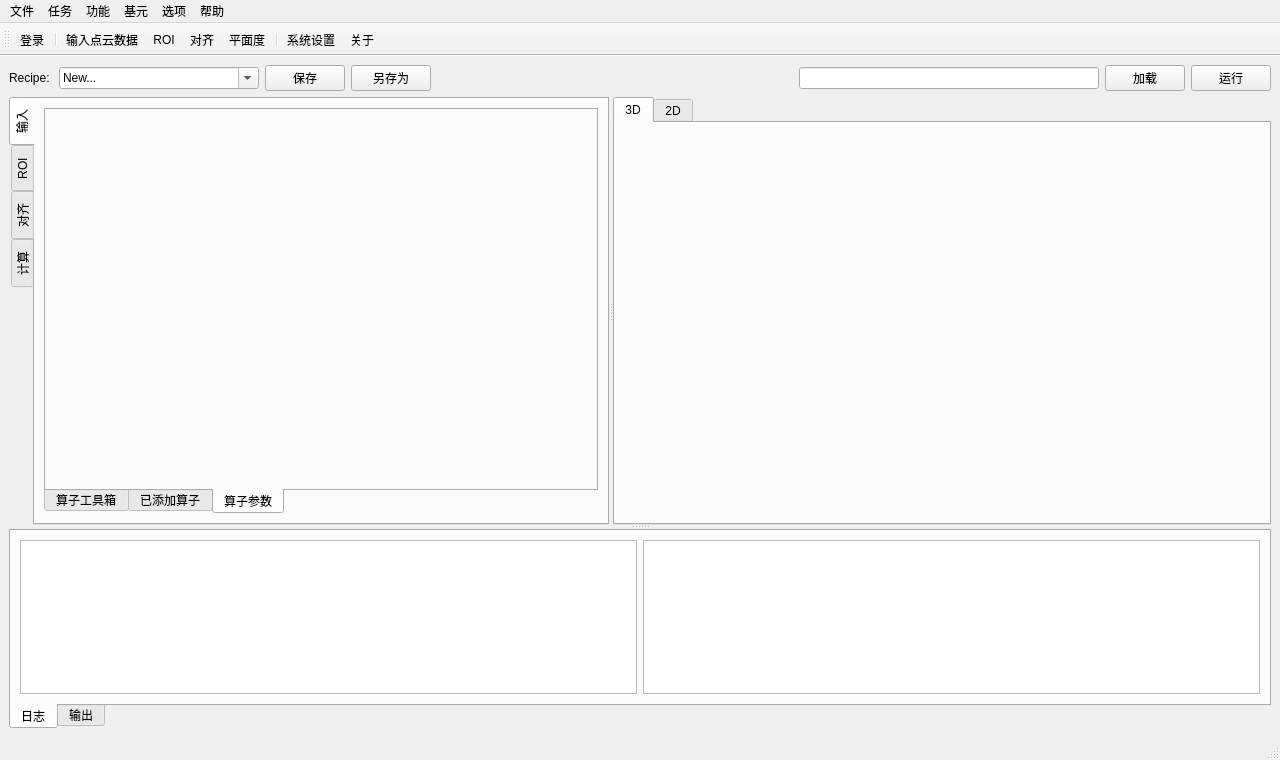
<?xml version="1.0" encoding="UTF-8"?>
<ui version="4.0">
 <class>MainWindow</class>
 <widget class="QMainWindow" name="MainWindow">
  <property name="geometry">
   <rect>
    <x>0</x>
    <y>0</y>
    <width>1280</width>
    <height>760</height>
   </rect>
  </property>
  <property name="sizePolicy">
   <sizepolicy hsizetype="Preferred" vsizetype="Preferred">
    <horstretch>0</horstretch>
    <verstretch>0</verstretch>
   </sizepolicy>
  </property>
  <property name="windowTitle">
   <string>MainWindow</string>
  </property>
  <property name="toolButtonStyle">
   <enum>Qt::ToolButtonTextUnderIcon</enum>
  </property>
  <widget class="QWidget" name="centralwidget">
   <layout class="QVBoxLayout" name="verticalLayout_5">
    <item>
     <layout class="QHBoxLayout" name="horizontalLayout_4">
      <item>
       <widget class="QLabel" name="label_2">
        <property name="sizePolicy">
         <sizepolicy hsizetype="Preferred" vsizetype="Fixed">
          <horstretch>0</horstretch>
          <verstretch>0</verstretch>
         </sizepolicy>
        </property>
        <property name="text">
         <string>Recipe: </string>
        </property>
       </widget>
      </item>
      <item>
       <widget class="QComboBox" name="comboBoxRecipeList">
        <property name="enabled">
         <bool>true</bool>
        </property>
        <property name="minimumSize">
         <size>
          <width>200</width>
          <height>0</height>
         </size>
        </property>
        <property name="editable">
         <bool>true</bool>
        </property>
        <item>
         <property name="text">
          <string>New...</string>
         </property>
        </item>
       </widget>
      </item>
      <item>
       <widget class="QPushButton" name="pushButtonSaveRecipe">
        <property name="text">
         <string>保存</string>
        </property>
       </widget>
      </item>
      <item>
       <widget class="QPushButton" name="pushButtonSaveAsRecipe">
        <property name="enabled">
         <bool>true</bool>
        </property>
        <property name="text">
         <string>另存为</string>
        </property>
       </widget>
      </item>
      <item>
       <spacer name="horizontalSpacer_2">
        <property name="orientation">
         <enum>Qt::Horizontal</enum>
        </property>
        <property name="sizeHint" stdset="0">
         <size>
          <width>40</width>
          <height>20</height>
         </size>
        </property>
       </spacer>
      </item>
      <item>
       <widget class="QLineEdit" name="lineEditImagePath">
        <property name="minimumSize">
         <size>
          <width>0</width>
          <height>0</height>
         </size>
        </property>
        <property name="maximumSize">
         <size>
          <width>300</width>
          <height>16777215</height>
         </size>
        </property>
        <property name="readOnly">
         <bool>true</bool>
        </property>
       </widget>
      </item>
      <item>
       <widget class="QPushButton" name="pushButtonLoadImage">
        <property name="text">
         <string>加载</string>
        </property>
       </widget>
      </item>
      <item>
       <widget class="QPushButton" name="pushButtonRunTask">
        <property name="text">
         <string>运行</string>
        </property>
       </widget>
      </item>
     </layout>
    </item>
    <item>
     <widget class="QSplitter" name="splitter_2">
      <property name="orientation">
       <enum>Qt::Vertical</enum>
      </property>
      <widget class="QSplitter" name="splitter">
       <property name="orientation">
        <enum>Qt::Horizontal</enum>
       </property>
       <widget class="QTabWidget" name="tabWidgetAlgCategories">
        <property name="maximumSize">
         <size>
          <width>600</width>
          <height>16777215</height>
         </size>
        </property>
        <property name="tabPosition">
         <enum>QTabWidget::West</enum>
        </property>
        <property name="currentIndex">
         <number>0</number>
        </property>
        <widget class="QWidget" name="tabInput">
         <attribute name="title">
          <string>输入</string>
         </attribute>
         <layout class="QVBoxLayout" name="verticalLayout_6">
          <item>
           <widget class="QTabWidget" name="tabWidgetAlgShow">
            <property name="tabPosition">
             <enum>QTabWidget::South</enum>
            </property>
            <property name="currentIndex">
             <number>2</number>
            </property>
            <widget class="QWidget" name="tabAlgToolBox">
             <attribute name="title">
              <string>算子工具箱</string>
             </attribute>
            </widget>
            <widget class="QWidget" name="tabAlgAdded">
             <attribute name="title">
              <string>已添加算子</string>
             </attribute>
            </widget>
            <widget class="QWidget" name="tabAlgParams">
             <attribute name="title">
              <string>算子参数</string>
             </attribute>
            </widget>
           </widget>
          </item>
         </layout>
        </widget>
        <widget class="QWidget" name="tabROI">
         <attribute name="title">
          <string>ROI</string>
         </attribute>
        </widget>
        <widget class="QWidget" name="tabAlign">
         <attribute name="title">
          <string>对齐</string>
         </attribute>
        </widget>
        <widget class="QWidget" name="tabCalc">
         <attribute name="title">
          <string>计算</string>
         </attribute>
         <layout class="QVBoxLayout" name="verticalLayout_3"/>
        </widget>
       </widget>
       <widget class="QTabWidget" name="tabWidget_2">
        <property name="currentIndex">
         <number>0</number>
        </property>
        <widget class="QWidget" name="tabtabShow3D">
         <attribute name="title">
          <string>3D</string>
         </attribute>
         <layout class="QVBoxLayout" name="verticalLayout_4">
          <item>
           <widget class="QWidget" name="pointCloudWidget" native="true"/>
          </item>
         </layout>
        </widget>
        <widget class="QWidget" name="tabShow2D">
         <attribute name="title">
          <string>2D</string>
         </attribute>
         <layout class="QHBoxLayout" name="horizontalLayout_3">
          <item>
           <widget class="QTabWidget" name="tabWidget_3">
            <property name="currentIndex">
             <number>0</number>
            </property>
            <widget class="QWidget" name="tab_1">
             <attribute name="title">
              <string>图像1</string>
             </attribute>
             <layout class="QVBoxLayout" name="verticalLayout_2">
              <item>
               <widget class="QWidget" name="imageShowWidget" native="true"/>
              </item>
             </layout>
            </widget>
           </widget>
          </item>
         </layout>
        </widget>
       </widget>
      </widget>
      <widget class="QTabWidget" name="tabWidgetInfoShow">
       <property name="maximumSize">
        <size>
         <width>16777215</width>
         <height>200</height>
        </size>
       </property>
       <property name="tabPosition">
        <enum>QTabWidget::South</enum>
       </property>
       <property name="currentIndex">
        <number>0</number>
       </property>
       <property name="tabBarAutoHide">
        <bool>false</bool>
       </property>
       <widget class="QWidget" name="tabLog">
        <attribute name="title">
         <string>日志</string>
        </attribute>
        <layout class="QVBoxLayout" name="verticalLayout">
         <item>
          <layout class="QHBoxLayout" name="horizontalLayout">
           <item>
            <widget class="QTextEdit" name="textEditAllLog"/>
           </item>
           <item>
            <widget class="QTextEdit" name="textEditCriticalLog"/>
           </item>
          </layout>
         </item>
        </layout>
       </widget>
       <widget class="QWidget" name="tabOutput">
        <attribute name="title">
         <string>输出</string>
        </attribute>
        <layout class="QHBoxLayout" name="horizontalLayout_2"/>
       </widget>
      </widget>
     </widget>
    </item>
   </layout>
  </widget>
  <widget class="QMenuBar" name="menubar">
   <property name="geometry">
    <rect>
     <x>0</x>
     <y>0</y>
     <width>1280</width>
     <height>21</height>
    </rect>
   </property>
   <widget class="QMenu" name="menu">
    <property name="title">
     <string>文件</string>
    </property>
    <addaction name="separator"/>
    <addaction name="actionOpen"/>
    <addaction name="separator"/>
    <addaction name="actionSave"/>
    <addaction name="actionSaveAs"/>
    <addaction name="separator"/>
    <addaction name="actionExit"/>
   </widget>
   <widget class="QMenu" name="menu_2">
    <property name="title">
     <string>任务</string>
    </property>
    <addaction name="actionRun"/>
    <addaction name="actionClear"/>
   </widget>
   <widget class="QMenu" name="menu_3">
    <property name="title">
     <string>功能</string>
    </property>
    <addaction name="actionCamera"/>
    <addaction name="actionLight"/>
   </widget>
   <widget class="QMenu" name="menu_4">
    <property name="title">
     <string>选项</string>
    </property>
    <addaction name="actionSystem"/>
    <addaction name="actionComm"/>
   </widget>
   <widget class="QMenu" name="menu_5">
    <property name="title">
     <string>帮助</string>
    </property>
    <addaction name="actionAuthorization"/>
    <addaction name="separator"/>
    <addaction name="actionAbout"/>
   </widget>
   <widget class="QMenu" name="menu_6">
    <property name="title">
     <string>基元</string>
    </property>
   </widget>
   <addaction name="menu"/>
   <addaction name="menu_2"/>
   <addaction name="menu_3"/>
   <addaction name="menu_6"/>
   <addaction name="menu_4"/>
   <addaction name="menu_5"/>
  </widget>
  <widget class="QStatusBar" name="statusbar"/>
  <widget class="QToolBar" name="toolBar">
   <property name="windowTitle">
    <string>toolBar_2</string>
   </property>
   <property name="toolButtonStyle">
    <enum>Qt::ToolButtonIconOnly</enum>
   </property>
   <attribute name="toolBarArea">
    <enum>TopToolBarArea</enum>
   </attribute>
   <attribute name="toolBarBreak">
    <bool>false</bool>
   </attribute>
   <addaction name="actionUserLogin"/>
   <addaction name="separator"/>
   <addaction name="actionInputCloud"/>
   <addaction name="actionROI"/>
   <addaction name="actionAlign"/>
   <addaction name="actionFlatness"/>
   <addaction name="separator"/>
   <addaction name="actionSystem"/>
   <addaction name="actionAbout"/>
  </widget>
  <action name="actionAbout">
   <property name="icon">
    <iconset resource="resource.qrc">
     <normaloff>:/icons/about.png</normaloff>:/icons/about.png</iconset>
   </property>
   <property name="text">
    <string>关于</string>
   </property>
  </action>
  <action name="actionSystem">
   <property name="icon">
    <iconset resource="resource.qrc">
     <normaloff>:/icons/system.png</normaloff>:/icons/system.png</iconset>
   </property>
   <property name="text">
    <string>系统设置</string>
   </property>
  </action>
  <action name="actionRun">
   <property name="text">
    <string>运行</string>
   </property>
  </action>
  <action name="actionClear">
   <property name="text">
    <string>清除</string>
   </property>
  </action>
  <action name="actionSave">
   <property name="icon">
    <iconset theme="QIcon::ThemeIcon::DocumentSave"/>
   </property>
   <property name="text">
    <string>保存</string>
   </property>
  </action>
  <action name="actionSaveAs">
   <property name="icon">
    <iconset theme="QIcon::ThemeIcon::DocumentSaveAs"/>
   </property>
   <property name="text">
    <string>另存为...</string>
   </property>
  </action>
  <action name="actionExit">
   <property name="icon">
    <iconset resource="resource.qrc">
     <normaloff>:/icons/exit.png</normaloff>:/icons/exit.png</iconset>
   </property>
   <property name="text">
    <string>退出</string>
   </property>
  </action>
  <action name="actionNew">
   <property name="icon">
    <iconset theme="QIcon::ThemeIcon::DocumentNew"/>
   </property>
   <property name="text">
    <string>新建</string>
   </property>
  </action>
  <action name="actionOpen">
   <property name="icon">
    <iconset theme="QIcon::ThemeIcon::DocumentOpen"/>
   </property>
   <property name="text">
    <string>打开</string>
   </property>
  </action>
  <action name="actionMain">
   <property name="icon">
    <iconset resource="resource.qrc">
     <normaloff>:/icons/home.png</normaloff>:/icons/home.png</iconset>
   </property>
   <property name="text">
    <string>主页面</string>
   </property>
   <property name="toolTip">
    <string>显示主页面</string>
   </property>
   <property name="font">
    <font>
     <family>Microsoft YaHei</family>
     <pointsize>12</pointsize>
     <bold>true</bold>
    </font>
   </property>
   <property name="menuRole">
    <enum>QAction::TextHeuristicRole</enum>
   </property>
  </action>
  <action name="actionRecipe">
   <property name="icon">
    <iconset resource="resource.qrc">
     <normaloff>:/icons/recipe.png</normaloff>:/icons/recipe.png</iconset>
   </property>
   <property name="text">
    <string>配方</string>
   </property>
   <property name="toolTip">
    <string>显示配方页面</string>
   </property>
   <property name="font">
    <font>
     <family>Microsoft YaHei</family>
     <pointsize>12</pointsize>
     <bold>true</bold>
    </font>
   </property>
   <property name="menuRole">
    <enum>QAction::TextHeuristicRole</enum>
   </property>
  </action>
  <action name="actionUserLogin">
   <property name="icon">
    <iconset resource="resource.qrc">
     <normaloff>:/icons/user.png</normaloff>:/icons/user.png</iconset>
   </property>
   <property name="text">
    <string>登录</string>
   </property>
   <property name="toolTip">
    <string>用户登录</string>
   </property>
   <property name="menuRole">
    <enum>QAction::TextHeuristicRole</enum>
   </property>
  </action>
  <action name="actionCamera">
   <property name="icon">
    <iconset resource="resource.qrc">
     <normaloff>:/icons/camera.png</normaloff>:/icons/camera.png</iconset>
   </property>
   <property name="text">
    <string>相机调试</string>
   </property>
   <property name="toolTip">
    <string>相机调试</string>
   </property>
   <property name="menuRole">
    <enum>QAction::TextHeuristicRole</enum>
   </property>
  </action>
  <action name="actionLight">
   <property name="icon">
    <iconset resource="resource.qrc">
     <normaloff>:/icons/light.png</normaloff>:/icons/light.png</iconset>
   </property>
   <property name="text">
    <string>光源调试</string>
   </property>
   <property name="toolTip">
    <string>光源调试</string>
   </property>
   <property name="menuRole">
    <enum>QAction::TextHeuristicRole</enum>
   </property>
  </action>
  <action name="actionComm">
   <property name="icon">
    <iconset resource="resource.qrc">
     <normaloff>:/icons/communication.png</normaloff>:/icons/communication.png</iconset>
   </property>
   <property name="text">
    <string>通信设置</string>
   </property>
   <property name="toolTip">
    <string>通信设置</string>
   </property>
   <property name="menuRole">
    <enum>QAction::TextHeuristicRole</enum>
   </property>
  </action>
  <action name="actionAuthorization">
   <property name="icon">
    <iconset resource="resource.qrc">
     <normaloff>:/icons/authority.png</normaloff>:/icons/authority.png</iconset>
   </property>
   <property name="text">
    <string>软件授权</string>
   </property>
   <property name="toolTip">
    <string>软件授权</string>
   </property>
   <property name="menuRole">
    <enum>QAction::TextHeuristicRole</enum>
   </property>
  </action>
  <action name="actionInputCloud">
   <property name="icon">
    <iconset resource="resource.qrc">
     <normaloff>:/icons/PointsCloud.png</normaloff>:/icons/PointsCloud.png</iconset>
   </property>
   <property name="text">
    <string>输入点云数据</string>
   </property>
   <property name="toolTip">
    <string>输入点云数据</string>
   </property>
   <property name="menuRole">
    <enum>QAction::TextHeuristicRole</enum>
   </property>
  </action>
  <action name="actionROI">
   <property name="icon">
    <iconset resource="resource.qrc">
     <normaloff>:/icons/ROI.png</normaloff>:/icons/ROI.png</iconset>
   </property>
   <property name="text">
    <string>ROI</string>
   </property>
   <property name="toolTip">
    <string>ROI</string>
   </property>
   <property name="menuRole">
    <enum>QAction::TextHeuristicRole</enum>
   </property>
  </action>
  <action name="actionAlign">
   <property name="icon">
    <iconset resource="resource.qrc">
     <normaloff>:/icons/Align.png</normaloff>:/icons/Align.png</iconset>
   </property>
   <property name="text">
    <string>对齐</string>
   </property>
   <property name="toolTip">
    <string>对齐</string>
   </property>
   <property name="menuRole">
    <enum>QAction::TextHeuristicRole</enum>
   </property>
  </action>
  <action name="actionFlatness">
   <property name="icon">
    <iconset resource="resource.qrc">
     <normaloff>:/icons/Flatness.png</normaloff>:/icons/Flatness.png</iconset>
   </property>
   <property name="text">
    <string>平面度</string>
   </property>
   <property name="toolTip">
    <string>测量平面度</string>
   </property>
   <property name="menuRole">
    <enum>QAction::TextHeuristicRole</enum>
   </property>
  </action>
 </widget>
 <resources>
  <include location="resource.qrc"/>
 </resources>
 <connections/>
</ui>
